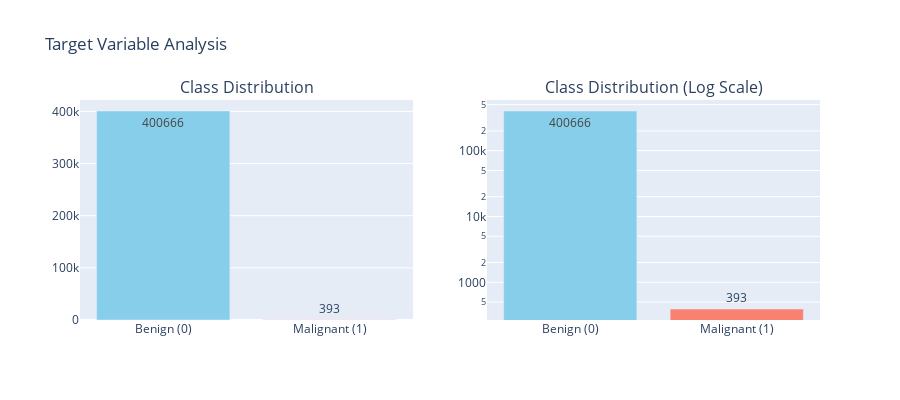

The cell this chart's notebook holds for it:
### Code cell
# Visualize class distribution
fig = make_subplots(
    rows=1, cols=2,
    subplot_titles=('Class Distribution', 'Class Distribution (Log Scale)'),
    specs=[[{'type': 'bar'}, {'type': 'bar'}]]
)

# Linear scale
fig.add_trace(
    go.Bar(
        x=['Benign (0)', 'Malignant (1)'],
        y=target_counts.values,
        text=target_counts.values,
        textposition='auto',
        marker_color=['skyblue', 'salmon']
    ),
    row=1, col=1
)

# Log scale
fig.add_trace(
    go.Bar(
        x=['Benign (0)', 'Malignant (1)'],
        y=target_counts.values,
        text=target_counts.values,
        textposition='auto',
        marker_color=['skyblue', 'salmon']
    ),
    row=1, col=2
)

fig.update_yaxes(type="log", row=1, col=2)
fig.update_layout(height=400, showlegend=False, title_text="Target Variable Analysis")
fig.show()

### Figure 1 — Plotly figure (JSON) as saved in the notebook; plotly's stock layout.template omitted (floating-point values rounded to 4 significant figures)
{"data": [{"marker": {"color": ["skyblue", "salmon"]}, "text": [400700.0, 393.0], "textposition": "auto", "type": "bar", "x": ["Benign (0)", "Malignant (1)"], "xaxis": "x", "y": [400666, 393], "yaxis": "y"}, {"marker": {"color": ["skyblue", "salmon"]}, "text": [400700.0, 393.0], "textposition": "auto", "type": "bar", "x": ["Benign (0)", "Malignant (1)"], "xaxis": "x2", "y": [400666, 393], "yaxis": "y2"}], "layout": {"annotations": [{"font": {"size": 16}, "showarrow": false, "text": "Class Distribution", "x": 0.225, "xanchor": "center", "xref": "paper", "y": 1.0, "yanchor": "bottom", "yref": "paper"}, {"font": {"size": 16}, "showarrow": false, "text": "Class Distribution (Log Scale)", "x": 0.775, "xanchor": "center", "xref": "paper", "y": 1.0, "yanchor": "bottom", "yref": "paper"}], "height": 400, "showlegend": false, "title": {"text": "Target Variable Analysis"}, "xaxis": {"anchor": "y", "domain": [0.0, 0.45]}, "xaxis2": {"anchor": "y2", "domain": [0.55, 1.0]}, "yaxis": {"anchor": "x", "domain": [0.0, 1.0]}, "yaxis2": {"anchor": "x2", "domain": [0.0, 1.0], "type": "log"}}}
